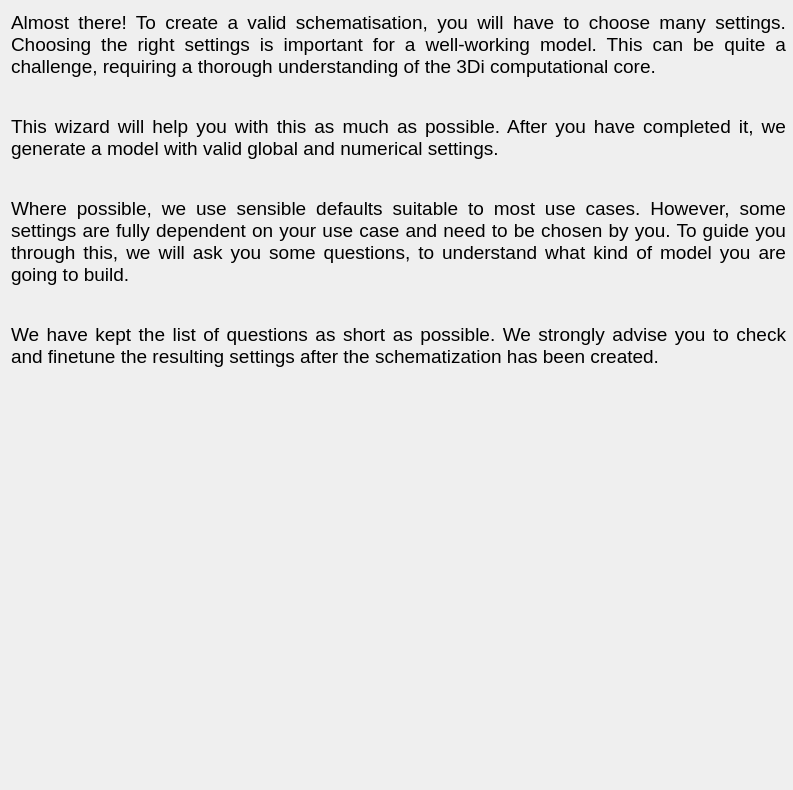
<?xml version="1.0" encoding="UTF-8"?>
<ui version="4.0">
 <class>Form</class>
 <widget class="QWidget" name="Form">
  <property name="windowModality">
   <enum>Qt::NonModal</enum>
  </property>
  <property name="geometry">
   <rect>
    <x>0</x>
    <y>0</y>
    <width>793</width>
    <height>790</height>
   </rect>
  </property>
  <property name="sizePolicy">
   <sizepolicy hsizetype="Preferred" vsizetype="Minimum">
    <horstretch>0</horstretch>
    <verstretch>0</verstretch>
   </sizepolicy>
  </property>
  <property name="minimumSize">
   <size>
    <width>785</width>
    <height>500</height>
   </size>
  </property>
  <property name="maximumSize">
   <size>
    <width>16777215</width>
    <height>800</height>
   </size>
  </property>
  <property name="font">
   <font>
    <family>Segoe UI</family>
   </font>
  </property>
  <property name="windowTitle">
   <string>Form</string>
  </property>
  <property name="autoFillBackground">
   <bool>true</bool>
  </property>
  <layout class="QGridLayout" name="gridLayout">
   <item row="1" column="0">
    <widget class="QLabel" name="description_label">
     <property name="sizePolicy">
      <sizepolicy hsizetype="Minimum" vsizetype="Minimum">
       <horstretch>0</horstretch>
       <verstretch>0</verstretch>
      </sizepolicy>
     </property>
     <property name="minimumSize">
      <size>
       <width>775</width>
       <height>450</height>
      </size>
     </property>
     <property name="maximumSize">
      <size>
       <width>16777215</width>
       <height>16777215</height>
      </size>
     </property>
     <property name="font">
      <font>
       <family>Segoe UI</family>
       <pointsize>4</pointsize>
      </font>
     </property>
     <property name="text">
      <string>&lt;html&gt;&lt;head/&gt;&lt;body&gt;&lt;p align=&quot;justify&quot;&gt;&lt;span style=&quot; font-size:14pt;&quot;&gt;Almost there! To create a valid schematisation, you will have to choose many settings. Choosing the right settings is important for a well-working model. This can be quite a challenge, requiring a thorough understanding of the 3Di computational core.&lt;/span&gt;&lt;/p&gt;&lt;p align=&quot;justify&quot;&gt;&lt;br/&gt;&lt;/p&gt;&lt;p align=&quot;justify&quot;&gt;&lt;span style=&quot; font-size:14pt;&quot;&gt;This wizard will help you with this as much as possible. After you have completed it, we generate a model with valid global and numerical settings.&lt;/span&gt;&lt;/p&gt;&lt;p align=&quot;justify&quot;&gt;&lt;br/&gt;&lt;/p&gt;&lt;p align=&quot;justify&quot;&gt;&lt;span style=&quot; font-size:14pt;&quot;&gt;Where possible, we use sensible defaults suitable to most use cases. However, some settings are fully dependent on your use case and need to be chosen by you. To guide you through this, we will ask you some questions, to understand what kind of model you are going to build.&lt;/span&gt;&lt;/p&gt;&lt;p align=&quot;justify&quot;&gt;&lt;br/&gt;&lt;/p&gt;&lt;p align=&quot;justify&quot;&gt;&lt;span style=&quot; font-size:14pt;&quot;&gt;We have kept the list of questions as short as possible. We strongly advise you to check and finetune the resulting settings after the schematization has been created.&lt;/span&gt;&lt;/p&gt;&lt;p align=&quot;justify&quot;&gt;&lt;br/&gt;&lt;/p&gt;&lt;/body&gt;&lt;/html&gt;</string>
     </property>
     <property name="alignment">
      <set>Qt::AlignLeading|Qt::AlignLeft|Qt::AlignTop</set>
     </property>
     <property name="wordWrap">
      <bool>true</bool>
     </property>
     <property name="margin">
      <number>10</number>
     </property>
    </widget>
   </item>
   <item row="0" column="0">
    <layout class="QVBoxLayout" name="svg_lout">
     <property name="spacing">
      <number>7</number>
     </property>
     <property name="bottomMargin">
      <number>0</number>
     </property>
    </layout>
   </item>
   <item row="2" column="0">
    <spacer name="verticalSpacer">
     <property name="orientation">
      <enum>Qt::Vertical</enum>
     </property>
     <property name="sizeHint" stdset="0">
      <size>
       <width>20</width>
       <height>40</height>
      </size>
     </property>
    </spacer>
   </item>
  </layout>
 </widget>
 <resources/>
 <connections/>
</ui>
